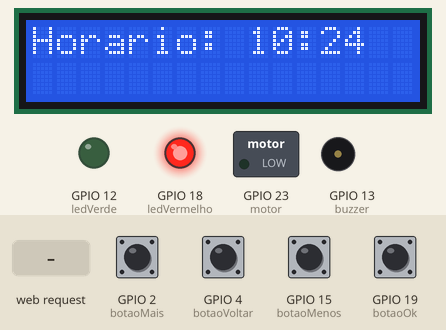
Bench run of a program on a simulated ESP32. Shown: 16×2 character LCD, switched loads named in the program (green lamp = pin HIGH), output pins drawn as LEDs (lit = HIGH), buzzer (waves = sounding, pin HIGH). The test bench sets the inputs (shaded band); at power-on: GPIO 2 (botaoMais), GPIO 4 (botaoVoltar), GPIO 15 (botaoMenos), GPIO 19 (botaoOk) LOW. WiFi joins after 1.5 s; servers stay silent unless stated; network time is answered at once with the bench clock; the local clock reads 2024-03-15 10:24:30 at power-on unless the program sets it; what the program prints to the serial monitor is not drawn.

Above: at 2.7 s.
2.8 s: GPIO 19 (botaoOk) pulled HIGH for 1.25 s
At 4.5 s:
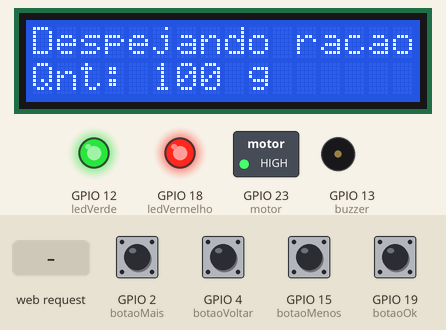
8.1 s: GPIO 4 (botaoVoltar) pulled HIGH for 1.25 s
At 10.2 s:
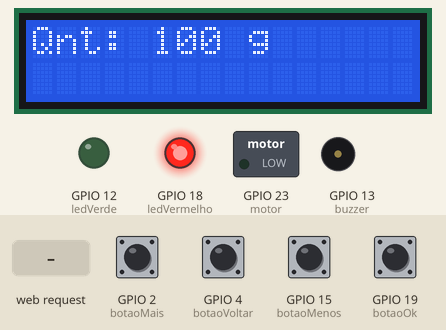
10.8 s: GPIO 19 (botaoOk) pulled HIGH for 1.25 s
At 11.07 s:
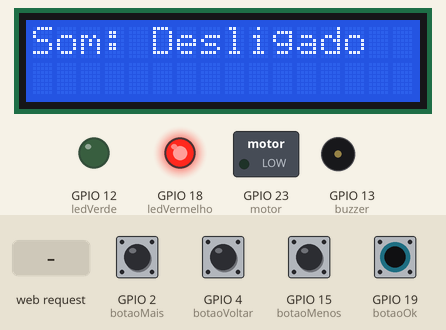
13.5 s: HTTP request GET /T received
15.7 s: HTTP request GET /quantidade received
17.7 s: GPIO 4 (botaoVoltar) pulled HIGH for 1.25 s
At 19.4 s:
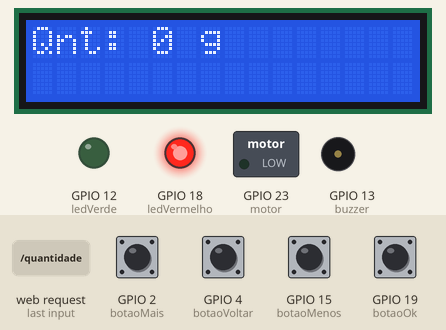
Timing chart, 0 to 20.9 s (numbered marks = the images above; inputs shaded):
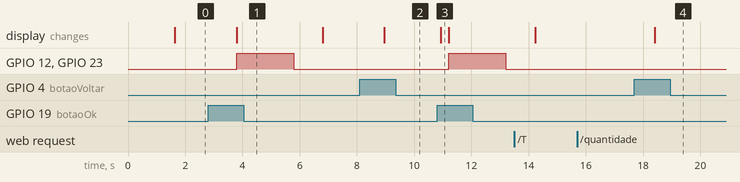

The program:

main.cpp
```cpp
/*
Alunos:
  Jonath Wesley Herdt
  Lucas José da Cunha
*/
#include <WiFi.h>
#include <NTPClient.h>
#include <Wire.h>
#include <LiquidCrystal_I2C.h>

// Iniciando o LCD
LiquidCrystal_I2C lcd(0x27, 16, 2);//set the LCD address to 0x27 for a 16 chars and 2 line display

//Definindo as credenciais da rede Wi-Fi
const char *ssid = "Unifique_WIFI_6387";
const char *password = "68866696";

// Define NTP Client to get time
WiFiUDP ntpUDP;
NTPClient timeClient(ntpUDP);

// Variables to save date and time
String formattedDate;
String dayStamp;
String timeStamp;

// Define a porta do server como 80
WiFiServer server(80);

// Variavel para armazenar o HTTP request
String header;

// Retorna o tempo atual em milisegundos
unsigned long currentTime = millis();
// Retorna o tempo anterior
unsigned long previousTime = 0;
// Define o tempo maximo em milisegundos (exemplo: 2000ms = 2s)
const long timeoutTime = 2000;

// Variaveis de auxilio
int posicaoString;
String Squantidade = "100", Sdespejar = "of", Ssom = "of", Shora = "12", Sminuto = "00";
bool sair, ultimaAtt = false;

// Variaveis para uso do sistema
bool som = false, despejar = false;
int quantidade = 100, quantidadeHorarios = 1;
String horarios[5];
String ultimoHorario, ultimaRefeicao = "12:00";

// Define as saídas para seus pinos GPIO
const int botaoOk = 19;     // R = 10K Ohm
const int botaoVoltar = 4;  // R = 10K Ohm
const int botaoMais = 2;    // R = 10K Ohm
const int botaoMenos = 15;   // R = 10K Ohm
const int ledVermelho = 18; // R = 330 Ohm
const int ledVerde = 12;    // R = 330 Ohm
const int buzzer = 13;      // R = 330 Ohm
const int motor = 23;

void despejarRacao();
void configurarQuantidade();
void configurarSom();

void setup() {
  Serial.begin(115200);

  // Inializa as variaveis de saida e entrada
  pinMode(botaoOk, INPUT);
  pinMode(botaoVoltar, INPUT);
  pinMode(botaoMais, INPUT);
  pinMode(botaoMenos, INPUT);
  pinMode(ledVermelho, OUTPUT);
  pinMode(ledVerde, OUTPUT);
  pinMode(buzzer, OUTPUT);
  pinMode(motor, OUTPUT);
  // initialize the lcd with SDA and SCL pins
  lcd.init();
  // Print a message to the LCD.
  lcd.backlight();
  lcd.setCursor(0,0);
  lcd.print("Iniciando...");
  lcd.setCursor(0,1);
  lcd.print("by Jonath e Lucas");

  // inicializando vetor de horarios
  horarios[0] = "12:00";
  for(int i = 1; i < 5; i++){
    horarios[i] = "-1";
  }

   // Conecta a rede Wi-Fi com o SSID e password
  Serial.print("Conectando a rede ");
  Serial.println(ssid);
  WiFi.begin(ssid, password);
  while (WiFi.status() != WL_CONNECTED){
    delay(500);
    Serial.print(".");
  }
  Serial.println("");
  Serial.println("WiFi conectado.");
  Serial.println("Endereco IP: ");
  Serial.println(WiFi.localIP());
  server.begin();

  // Initialize a NTPClient to get time
  timeClient.begin();
  // Set offset time in seconds to adjust for your timezone, for example:
  // GMT +1 = 3600
  // GMT +8 = 28800
  // GMT -1 = -3600
  // GMT 0 = 0
  timeClient.setTimeOffset(-10800);

  digitalWrite(ledVermelho, HIGH);
}

void loop() {
  if(digitalRead(botaoVoltar)){
    delay(100);
    configurarQuantidade();
  }

  if(digitalRead(botaoOk)){
    delay(100);
    despejar = true;
  }

  while(!timeClient.update()) {
    timeClient.forceUpdate();
  }
  // The formattedDate comes with the following format:
  // 2018-05-28T16:00:13Z
  // We need to extract date and time
  formattedDate = timeClient.getFormattedDate();
  //Serial.println(formattedDate);
  // Extract date
  int splitT = formattedDate.indexOf("T");
  //dayStamp = formattedDate.substring(0, splitT);
  //Serial.print("DATE: ");
  //Serial.println(dayStamp);
  // Extract time
  timeStamp = formattedDate.substring(splitT+1, formattedDate.length()-4);
  //Serial.print("HOUR: ");
  //Serial.println(timeStamp);

  lcd.clear();
  lcd.print("Horario: ");
  lcd.print(timeStamp);

  for(int i = 0; i < quantidadeHorarios; i++){
    if(horarios[i] == timeStamp){
      if(ultimoHorario != timeStamp){
        despejar = true;
        ultimoHorario = timeStamp;
      }
    }
  }

  if(despejar){
    despejarRacao();
  }

  // Servidor disponivel para acesso
  WiFiClient client = server.available();
  // Caso haja alguma conexao
  if (client){
    currentTime = millis();
    previousTime = currentTime;
    Serial.println("Cliente novo.");
    String currentLine = "";
    // Enquanto o cliente ficar conectado
    while (client.connected() && currentTime - previousTime <= timeoutTime) {
      currentTime = millis();
      // Caso haver algum dado para ler
      if (client.available()){
        char c = client.read();
        Serial.write(c);
        header += c;
        // caso o byte seja uma nova linha
        if (c == '\n') {
          // Caso a linha atual esteja em branco, pega dois caracteres de nova linha de uma vez
          // esse é o fim do requeste do cliente HTTP, então envia uma resposta:
          if (currentLine.length() == 0) {
            // HTTP headers sempre começam o código de resposta (e.g. HTTP/1.1 200 OK)
            // e o content-type, entao o cliente sabe oque está recebendo, entao uma linha em branco:
            client.println("HTTP/1.1 200 OK");
            client.println("Content-type:text/html");
            client.println("Conexao: fechada");
            client.println();

            Serial.println("HEADER:");
            Serial.println(header);

            if(header.indexOf("quantidade") != -1){
              posicaoString = header.indexOf("quantidade") + 11;
              Squantidade = header.substring(posicaoString, posicaoString + 3);
              quantidade = Squantidade.toInt();
            }

            if(header.indexOf("despejar") != -1){
              posicaoString = header.indexOf("despejar") + 9;
              Sdespejar = header.substring(posicaoString, posicaoString + 2);
              if(Sdespejar == "on"){
                if(ultimaAtt == false){
                  despejar = true;
                  header[posicaoString + 1] = 'f';
                  ultimaAtt = true;
                }else{
                  ultimaAtt = false;
                }
              }
            }

            if(header.indexOf("som") != -1){
              posicaoString = header.indexOf("som") + 4;
              Ssom = header.substring(posicaoString, posicaoString + 2);
              if(Ssom == "on"){
                som = true;
              }else{
                som = false;
              }
            }

            if(header.indexOf("horario0") != -1){
              posicaoString = header.indexOf("horario0") + 9;
              Shora = header.substring(posicaoString, posicaoString + 2);
              Sminuto = header.substring(posicaoString + 5, posicaoString + 7);
              horarios[0] = Shora + ":" + Sminuto;
              quantidadeHorarios = 1;
            }

            if(header.indexOf("horario1") != -1){
              posicaoString = header.indexOf("horario1") + 9;
              Shora = header.substring(posicaoString, posicaoString + 2);
              Sminuto = header.substring(posicaoString + 5, posicaoString + 7);
              horarios[1] = Shora + ":" + Sminuto;
              quantidadeHorarios = 2;
            }else{
              horarios[1] = "-1";
            }

            if(header.indexOf("horario2") != -1){
              posicaoString = header.indexOf("horario2") + 9;
              Shora = header.substring(posicaoString, posicaoString + 2);
              Sminuto = header.substring(posicaoString + 5, posicaoString + 7);
              horarios[2] = Shora + ":" + Sminuto;
              quantidadeHorarios = 3;
            }else{
              horarios[2] = "-1";
            }

            if(header.indexOf("horario3") != -1){
              posicaoString = header.indexOf("horario3") + 9;
              Shora = header.substring(posicaoString, posicaoString + 2);
              Sminuto = header.substring(posicaoString + 5, posicaoString + 7);
              horarios[3] = Shora + ":" + Sminuto;
              quantidadeHorarios = 4;
            }else{
              horarios[3] = "-1";
            }

            if(header.indexOf("horario4") != -1){
              posicaoString = header.indexOf("horario4") + 9;
              Shora = header.substring(posicaoString, posicaoString + 2);
              Sminuto = header.substring(posicaoString + 5, posicaoString + 7);
              horarios[4] = Shora + ":" + Sminuto;
              quantidadeHorarios = 5;
            }else{
              horarios[4] = "-1";
            }

            Serial.println("HEADER 2:");
            Serial.println(header);

            // Pagina Web em HTML
            client.println("<!DOCTYPE html><html>");
            client.println("<head><meta name=\"viewport\" content=\"width=device-width, initial-scale=1\">");
            client.println("<link rel=\"icon\" href=\"data:,\">");
            // styles
            client.println("<style>html { font-family: Helvetica; display: inline-block; margin: 0px auto; text-align: center;}");
            client.println(".buttonDefault { border: 2px solid #000000; border-radius: 50%; color: black; padding: 15px 32px; text-align: center; text-decoration: none; display: inline-block; font-size: 16px; margin: 4px 2px; cursor: pointer; }");
            client.println(".buttonQuantidade { border: 2px solid #000000; color: black; padding: 15px 32px; text-align: center; text-decoration: none; display: inline-block; font-size: 16px; margin: 4px 2px; cursor: pointer; }");
            client.println(".buttonAdd { text-decoration: none !important; }");
            client.println("</style></head>");
            // titulo
            client.println("<body><center><h1>PetFeeder</h1><h5>by Jonath & Lucas</h5></center><br>");
            client.println("<form id=\"myForm\"><center>");
            // botao de despejar racao imediatamente
            client.println("<h3>Racao</h3>");
            client.println("<div class=\"btn-group\">");
            client.println("<button class=\"buttonDefault\" name=\"despejar\" value=\"on\" type=\"submit\">Despejar</button>");
            client.println("</div><br>");
            // botao para ligar/desligar som
            client.println("<h3>Som</h3>");
            client.println("<div class=\"btn-group\">");
            if(som){
              client.println("<button class=\"buttonDefault\" name=\"som\" value=\"of\" type=\"submit\">OFF</button>");
            }else{
              client.println("<button class=\"buttonDefault\" name=\"som\" value=\"on\" type=\"submit\">ON</button>");
            }
            client.println("</div>");
            // botoes para configurar a quantidade de racao
            client.println("<h3>Quantidade</h3></center>");
            client.println("<div class=\"btn-group\">");
            client.println("<button class=\"buttonQuantidade\" name=\"quantidade\" value=\"100\" type=\"submit\">100 g</button>");
            client.println("<button class=\"buttonQuantidade\" name=\"quantidade\" value=\"200\" type=\"submit\">200 g</button>");
            client.println("<button class=\"buttonQuantidade\" name=\"quantidade\" value=\"300\" type=\"submit\">300 g</button>");
            client.println("<button class=\"buttonQuantidade\" name=\"quantidade\" value=\"400\" type=\"submit\">400 g</button>");
            client.println("<button class=\"buttonQuantidade\" name=\"quantidade\" value=\"500\" type=\"submit\">500 g</button><br></div>");
            // configuracao de horarios
            client.println("<h3>Horarios</h3>");
            client.println("<div class=\"horariosContainer\" id=\"horariosContainer\">");
            // primeiro horario
            client.print("<input type=\"time\" value=\"");
            client.print(horarios[0]);
            client.print("\" name=\"horario0\" id=\"horario0\"/><a class=\"buttonAdd\" href=\"javascript:void(0)\" onclick=\"addHorario(0)\" id=\"addLink0\" ");
            if(horarios[1] != "-1"){
              client.print("style=\"display: none;\"");
            }
            client.println("> +</a>");
            // segundo horario
            if(horarios[1] != "-1"){
              client.print("<br id=\"br1\"><input type=\"time\" value=\"");
              client.print(horarios[1]);
              client.print("\" name=\"horario1\" id=\"horario1\"/><a class=\"buttonAdd\" href=\"javascript:void(0)\" onclick=\"addHorario(1)\" id=\"addLink1\" ");
              if(horarios[2] != "-1"){
                client.print("style=\"display: none;\"");
              }
              client.print("> +</a>");
              client.print("<a class=\"buttonAdd\" href=\"javascript:void(0)\" onclick=\"removeElement(1)\" id=\"deleteLink1\" ");
              if(horarios[2] != "-1"){
                client.print("style=\"display: none;\"");
              }
              client.println("> -</a>");
            }
            // terceiro horario
            if(horarios[2] != "-1"){
              client.print("<br id=\"br2\"><input type=\"time\" value=\"");
              client.print(horarios[2]);
              client.print("\" name=\"horario2\" id=\"horario2\"/><a class=\"buttonAdd\" href=\"javascript:void(0)\" onclick=\"addHorario(2)\" id=\"addLink2\" ");
              if(horarios[3] != "-1"){
                client.print("style=\"display: none;\"");
              }
              client.print("> +</a>");
              client.print("<a class=\"buttonAdd\" href=\"javascript:void(0)\" onclick=\"removeElement(2)\" id=\"deleteLink2\" ");
              if(horarios[3] != "-1"){
                client.print("style=\"display: none;\"");
              }
              client.println("> -</a>");
            }
            // quarto horario
            if(horarios[3] != "-1"){
              client.print("<br id=\"br3\"><input type=\"time\" value=\"");
              client.print(horarios[3]);
              client.print("\" name=\"horario3\" id=\"horario3\"/><a class=\"buttonAdd\" href=\"javascript:void(0)\" onclick=\"addHorario(3)\" id=\"addLink3\" ");
              if(horarios[4] != "-1"){
                client.print("style=\"display: none;\"");
              }
              client.print("> +</a>");
              client.print("<a class=\"buttonAdd\" href=\"javascript:void(0)\" onclick=\"removeElement(3)\" id=\"deleteLink3\" ");
              if(horarios[4] != "-1"){
                client.print("style=\"display: none;\"");
              }
              client.println("> -</a>");
            }
            // quinto horario
            if(horarios[4] != "-1"){
              client.print("<br id=\"br4\"><input type=\"time\" value=\"");
              client.print(horarios[4]);
              client.print("\" name=\"horario4\" id=\"horario4\"/>");
              client.print("<a class=\"buttonAdd\" href=\"javascript:void(0)\" onclick=\"removeElement(4)\" id=\"deleteLink4\"> -</a>");
            }
            // submit horarios
            client.println("</div><br>");
            client.println("<button type=\"submit\">Salvar horarios</button></form>");
            // ultima refeicao
            client.println("<br><div>");
            client.println("<h2>Ultima refeicao</h2>");
            client.println(ultimaRefeicao);
            client.println("</div>");
            //funcao para adicionar horarios
            client.println("<script>");
            client.println("function addHorario(id){");
            client.println("if(id < 4){");
            client.println("var horarios = document.getElementById('horariosContainer');");
            client.println("var el = 'addLink' + id;");
            client.println("var addLink = document.getElementById(el);");
            client.println("addLink.style.display = 'none';");
            client.println("if(id > 0){");
            client.println("el = 'deleteLink' + id;");
            client.println("var deleteLink = document.getElementById(el);");
            client.println("deleteLink.style.display = 'none';}");
            client.println("id += 1;");
            client.println("var br = document.createElement('br');");
            client.println("br.id = 'br' + id;");
            client.println("horarios.appendChild(br);");
            client.println("var input = document.createElement('input');");
            client.println("input.id = 'horario' + id;");
            client.println("input.type = 'time';");
            client.println("input.name = 'horario' + id;");
            client.println("horarios.appendChild(input);");
            client.println("if(id < 4){");
            client.println("var linkAdd = document.createElement('a');");
            client.println("linkAdd.id = 'addLink' + id;");
            client.println("linkAdd.text = ' +';");
            client.println("linkAdd.href = 'javascript:void(0)';");
            client.println("linkAdd.setAttribute('class', 'buttonAdd');");
            client.println("linkAdd.setAttribute('onclick', 'addHorario('+id+')');");
            client.println("horarios.appendChild(linkAdd);}");
            client.println("var linkDelete = document.createElement('a');");
            client.println("linkDelete.id = 'deleteLink' + id;");
            client.println("linkDelete.text = ' -';");
            client.println("linkDelete.href = 'javascript:void(0)';");
            client.println("linkDelete.setAttribute('class', 'buttonAdd');");
            client.println("linkDelete.setAttribute('onclick', 'removeElement('+id+')');");
            client.println("horarios.appendChild(linkDelete);}}");
            // funcao para remover horarios
            client.println("function removeElement(id){");
            client.println("var elem = document.getElementById('horario'+id);");
            client.println("elem.parentNode.removeChild(elem);");
            client.println("if(id < 4){");
            client.println("elem = document.getElementById('addLink'+id);");
            client.println("elem.parentNode.removeChild(elem);}");
            client.println("elem = document.getElementById('deleteLink'+id);");
            client.println("elem.parentNode.removeChild(elem);");
            client.println("elem = document.getElementById('br'+id);");
            client.println("elem.parentNode.removeChild(elem);");
            client.println("id -= 1;");
            client.println("var el = 'addLink' + id;");
            client.println("var addLink = document.getElementById(el);");
            client.println("addLink.style.display = '';");
            client.println("if(id > 0){");
            client.println("el = 'deleteLink' + id;");
            client.println("var deleteLink = document.getElementById(el);");
            client.println("deleteLink.style.display = '';}}");
            client.println("</script></body></html>");
            break;
          } else { // caso ter uma nova linha, limpa a linha atual
            currentLine = "";
          }
        } else if (c != '\r') { // se possuir algum outro dado, retorna o caracter
          currentLine += c; // adiciona ele ao final da linha atual
        }
      }
    }

    // Limpa o cabecalho
    header = "";
    // Encerra a conexao
    client.stop();
    Serial.println("Cliente desconectado.");
    Serial.println("");
  }

  delay(1000);
}

void despejarRacao(){
  Serial.println("Despejando racao!");
  lcd.clear();
  lcd.print("Despejando racao");
  lcd.setCursor(0,1);
  lcd.print("Qnt: ");
  lcd.print(quantidade);
  lcd.print(" g");
  digitalWrite(ledVerde, HIGH);
  if(som){
    digitalWrite(buzzer, HIGH);
  }

  digitalWrite(motor, HIGH);
  delay(quantidade * 20);
  digitalWrite(motor, LOW);

  despejar = false;
  digitalWrite(buzzer, LOW);
  digitalWrite(ledVerde, LOW);

  ultimaRefeicao = timeStamp;
}

void configurarQuantidade(){
  lcd.clear();
  sair = false;
  while(!sair){
    lcd.setCursor(0,0);
    lcd.print("Qnt: ");
    lcd.setCursor(5,0);
    lcd.print(quantidade);
    lcd.print(" g       ");
    if(digitalRead(botaoMais)){
      if(quantidade < 500){
        quantidade += 100;
      }
      delay(100);
    }
    if(digitalRead(botaoMenos)){
      if(quantidade > 100){
        quantidade -= 100;
      }
      delay(100);
    }
    if(digitalRead(botaoOk)){
      delay(100);
      configurarSom();
    }
    delay(10);
  }
}

void configurarSom(){
  lcd.clear();
  sair = false;
  while(!sair){
    lcd.setCursor(0,0);
    lcd.print("Som: ");
    lcd.setCursor(5,0);
    if(som){
      lcd.print("Ligado   ");
    }else{
      lcd.print("Desligado");
    }
    if(digitalRead(botaoMais) || digitalRead(botaoMenos)){
      if(som){
        som = false;
      }else{
        som = true;
      }
      delay(100);
    }
    if(digitalRead(botaoOk)){
      sair = true;
      delay(100);
    }
    if(digitalRead(botaoVoltar)){
      delay(100);
      return;
    }
    delay(10);
  }
}
```

Measured:
- after the input at 2.8 s, GPIO 12 (ledVerde), GPIO 23 (motor): LOW → HIGH after 1.0 s, → LOW 2.0 s later; the display: changes after 1.0 s (image 1)
- after the input at 8.1 s, the display: changes after 0.85 s (image 2)
- after the input at 10.8 s, GPIO 12 (ledVerde), GPIO 23 (motor): LOW → HIGH after 0.40 s, → LOW 2.0 s later; the display: changes after 0.14 s (image 3)
- after the input at 15.7 s, every drawn part: stays the same
- after the input at 17.7 s, the display: changes after 0.71 s (image 4)
